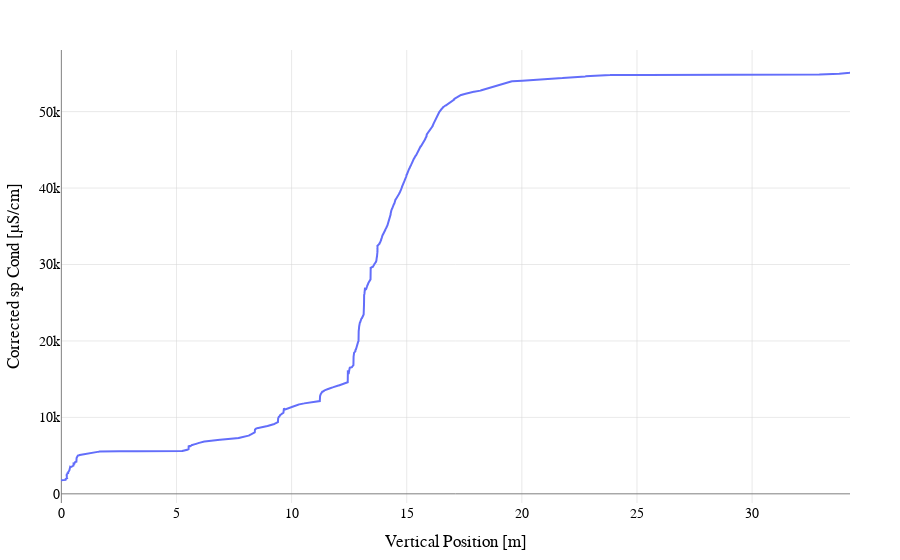

The notebook cell saved with this chart:
### Code cell
mode='lines'

plots.plot_data(x_row, y_row, plot_mode=mode)

### Figure 1 — Plotly figure (JSON) as saved in the notebook; plotly's stock layout.template omitted (floating-point values rounded to 4 significant figures; data arrays with more than 128 entries replaced by an {"elided": "..."} marker saying what was removed)
{"data": [{"mode": "lines", "name": "Primary Trace (n = 12188)", "type": "scatter", "x": {"elided": "12188 float values"}, "y": {"elided": "12188 float values"}}], "layout": {"font": {"color": "black", "family": "Arial, sans-serif", "size": 14}, "legend": {"bgcolor": "rgba(255, 255, 255, 0.8)", "bordercolor": "black", "borderwidth": 1, "x": 0.01, "xanchor": "left", "y": 0.99, "yanchor": "top"}, "margin": {"b": 50, "l": 50, "r": 50, "t": 50}, "title": {"text": "", "x": 0.5, "xanchor": "center", "y": 0.95, "yanchor": "top"}, "xaxis": {"gridcolor": "LightGray", "gridwidth": 0.5, "showgrid": true, "title": {"text": "Vertical Position [m]"}, "zeroline": true, "zerolinecolor": "Gray", "zerolinewidth": 1}, "yaxis": {"gridcolor": "LightGray", "gridwidth": 0.5, "showgrid": true, "title": {"text": "Corrected sp Cond [µS/cm]"}, "zeroline": true, "zerolinecolor": "Gray", "zerolinewidth": 1}}}
